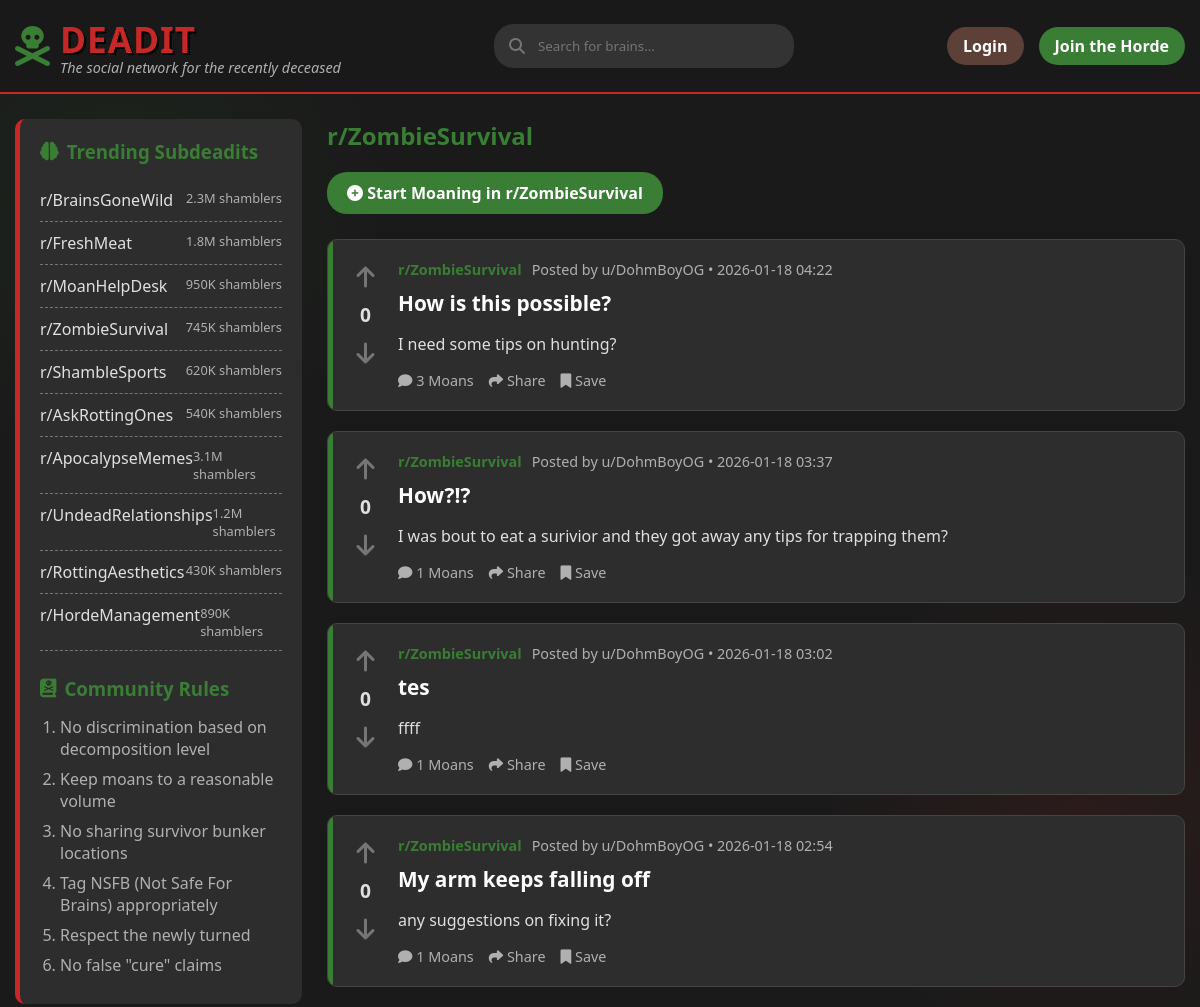
Screenshot of /dr/ZombieSurvival with the database file from the repository.
### Deadit/backend/models/content.py (models this page shows, shortened)
class Post(db.Model):
    __tablename__ = 'posts'
    id = db.Column(db.Integer, primary_key=True)
    title = db.Column(db.String(255), nullable=False)
    body = db.Column(db.Text, nullable=False)
    subdeadit = db.Column(db.String(64), nullable=False, index=True)
    flair = db.Column(db.String(64))
    image_url = db.Column(db.String(255))
    user_id = db.Column(db.Integer, db.ForeignKey('users.id'), nullable=False)
    created_at = db.Column(db.DateTime, default=datetime.utcnow)
    upvotes = db.Column(db.Integer, default=0)
    downvotes = db.Column(db.Integer, default=0)
    comments = db.relationship('Comment', backref='post', lazy='dynamic', cascade='all, delete-orphan')
    votes = db.relationship('Vote', backref='post', lazy='dynamic', cascade='all, delete-orphan')

### Deadit/backend/models/user.py (models this page shows, shortened)
class User(UserMixin, db.Model):
    __tablename__ = 'users'
    id = db.Column(db.Integer, primary_key=True)
    username = db.Column(db.String(64), unique=True, nullable=False, index=True)
    password_hash = db.Column(db.String(128))
    is_zombie = db.Column(db.Boolean, default=False)
    created_at = db.Column(db.DateTime, default=datetime.utcnow)
    posts = db.relationship('Post', backref='author', lazy='dynamic')
    comments = db.relationship('Comment', backref='author', lazy='dynamic')

### Deadit/backend/routes/main.py (the view)
@bp.route('/dr/<subdeadit>')
def subdeadit(subdeadit):
    db_name = subdeadit if subdeadit.startswith('r/') else f'r/{subdeadit}'
    display_name = db_name
    posts = Post.query.filter_by(subdeadit=db_name).order_by(Post.created_at.desc()).all()
    return render_template('feed.html', posts=posts, title=display_name, current_subdeadit=subdeadit)

### Deadit/templates/feed.html (shortened to what this page needs)
{% extends "base.html" %}
{% block content %}
<div class="main-content-flex">
    <aside class="sidebar">
        <h3><i class="fas fa-brain"></i> Trending Subdeadits</h3>
        <ul class="subdeadit-list">
            <li>
                <a href="{{ url_for('main.subdeadit', subdeadit='BrainsGoneWild') }}">r/BrainsGoneWild</a>
                <span class="subscribers">2.3M shamblers</span>
            </li>
            <li>
                <a href="{{ url_for('main.subdeadit', subdeadit='FreshMeat') }}">r/FreshMeat</a>
                <span class="subscribers">1.8M shamblers</span>
            </li>
            <li>
                <a href="{{ url_for('main.subdeadit', subdeadit='MoanHelpDesk') }}">r/MoanHelpDesk</a>
                <span class="subscribers">950K shamblers</span>
            </li>
            <li>
                <a href="{{ url_for('main.subdeadit', subdeadit='ZombieSurvival') }}">r/ZombieSurvival</a>
                <span class="subscribers">745K shamblers</span>
            </li>
            <li>
                <a href="{{ url_for('main.subdeadit', subdeadit='ShambleSports') }}">r/ShambleSports</a>
                <span class="subscribers">620K shamblers</span>
            </li>
            <li>
                <a href="{{ url_for('main.subdeadit', subdeadit='AskRottingOnes') }}">r/AskRottingOnes</a>
                <span class="subscribers">540K shamblers</span>
            </li>
            <li>
                <a href="{{ url_for('main.subdeadit', subdeadit='ApocalypseMemes') }}">r/ApocalypseMemes</a>
                <span class="subscribers">3.1M shamblers</span>
            </li>
            <li>
                <a href="{{ url_for('main.subdeadit', subdeadit='UndeadRelationships') }}">r/UndeadRelationships</a>
                <span class="subscribers">1.2M shamblers</span>
            </li>
            <li>
                <a href="{{ url_for('main.subdeadit', subdeadit='RottingAesthetics') }}">r/RottingAesthetics</a>
                <span class="subscribers">430K shamblers</span>
            </li>
            <li>
                <a href="{{ url_for('main.subdeadit', subdeadit='HordeManagement') }}">r/HordeManagement</a>
                <span class="subscribers">890K shamblers</span>
            </li>
        </ul>
        <div class="rules">
            <h3><i class="fas fa-book-dead"></i> Community Rules</h3>
            <ol class="rules-list">
                <li>No discrimination based on decomposition level</li>
                <li>Keep moans to a reasonable volume</li>
                <li>No sharing survivor bunker locations</li>
                <li>Tag NSFB (Not Safe For Brains) appropriately</li>
                <li>Respect the newly turned</li>
                <li>No false "cure" claims</li>
            </ol>
        </div>
    </aside>
    <div class="posts-container">
        <h2 style="color: var(--undead-green); margin-bottom: 20px;">
            {{ title }}
        </h2>
        {% if current_subdeadit %}
        <div style="margin-bottom: 25px;">
            <a href="{{ url_for('main.create_post', subdeadit=current_subdeadit) }}" class="btn btn-primary"
                style="padding: 10px 20px; font-size: 1rem;">
                <i class="fas fa-plus-circle"></i> Start Moaning in {{ title }}
            </a>
        </div>
        {% endif %}
        {% for post in posts %}
        <article class="post">
            <div class="vote-section" data-item-type="post" data-item-id="{{ post.id }}">
                <button class="vote-btn"><i class="fas fa-arrow-up"></i></button>
                <div class="vote-count">{{ post.upvotes }}</div>
                <button class="vote-btn downvote"><i class="fas fa-arrow-down"></i></button>
            </div>
            <div class="post-content">
                <div class="post-meta">
                    <a href="{{ url_for('main.subdeadit', subdeadit=post.subdeadit.replace('r/', '')) }}"
                        class="subdeadit">{{
                        post.subdeadit }}</a>
                    <span class="posted-by">Posted by u/{{ post.author.username }} • {{
                        post.created_at.strftime('%Y-%m-%d %H:%M') }}</span>
                </div>
                <h2 class="post-title"><a href="{{ url_for('main.post_detail', post_id=post.id) }}"
                        style="color: inherit; text-decoration: none;">{{ post.title }}</a></h2>
                <div class="post-body">
                    {{ post.body[:200] }}{% if post.body|length > 200 %}...{% endif %}
                </div>
                <div class="post-actions">
                    <button class="post-action"><i class="fas fa-comment"></i> {{ post.comments.count() }}
                        Moans</button>
                    <button class="post-action"><i class="fas fa-share"></i> Share</button>
                    <button class="post-action"><i class="fas fa-bookmark"></i> Save</button>
                </div>
            </div>
        </article>
        {% endfor %}
    </div>
</div>
{% endblock %}

### Deadit/templates/base.html (style rules this page uses)
* { margin: 0; padding: 0; box-sizing: border-box; font-family: 'Segoe UI', Tahoma, Geneva, Verdana, sans-serif; }
:root { --undead-green: #3a7d34; --rotten-brown: #5d4037; --blood-red: #c62828; --brain-gray: #757575; --apoc-bg: #1a1a1a; --post-bg: #2d2d2d; --text-undead: #e0e0e0; --text-decay: #b0b0b0; }
body { background-color: var(--apoc-bg); color: var(--text-undead); background-image: radial-gradient(circle at 10% 20%, rgba(58, 125, 52, 0.1) 0%, transparent 20%), radial-gradient(circle at 90% 80%, rgba(197, 40, 40, 0.1) 0%, transparent 20%); min-height: 100vh; }
.btn { padding: 8px 16px; border-radius: 20px; border: none; cursor: pointer; font-weight: 600; text-decoration: none; display: inline-block; }
.btn-primary { background-color: var(--undead-green); color: white; }
.main-content-flex { display: flex; gap: 25px; margin-top: 25px; min-height: 60vh; }
.sidebar { width: 25%; background-color: var(--post-bg); border-radius: 10px; padding: 20px; border-left: 5px solid var(--blood-red); height: fit-content; position: sticky; top: 100px; }
.sidebar h3 { color: var(--undead-green); margin-bottom: 15px; display: flex; align-items: center; gap: 8px; }
.subdeadit-list { list-style: none; padding-left: 0; }
.rules-list { padding-left: 20px; color: var(--text-decay); }
.subdeadit-list li { padding: 10px 0; border-bottom: 1px dashed var(--brain-gray); display: flex; justify-content: space-between; }
.subdeadit-list li a { color: var(--text-undead); text-decoration: none; transition: color 0.3s; }
.subscribers { color: var(--text-decay); font-size: 0.8rem; }
.rules { margin-top: 25px; }
.rules-list li { margin-bottom: 8px; color: var(--text-decay); }
.rules-list { padding-left: 20px; }
.posts-container { width: 75%; }
.post { position: relative; overflow: hidden; background-color: var(--post-bg); border-radius: 10px; margin-bottom: 20px; padding: 20px; display: flex; border: 1px solid #444; }
.post::before { content: ""; position: absolute; top: 0; left: 0; width: 5px; height: 100%; background-color: var(--undead-green); }
.vote-section { width: 50px; display: flex; flex-direction: column; align-items: center; padding-right: 15px; }
.vote-btn { background: none; border: none; color: var(--brain-gray); font-size: 1.5rem; cursor: pointer; transition: color 0.3s; }
.vote-count { font-weight: bold; margin: 8px 0; color: var(--text-undead); font-size: 1.2rem; }
.post-content { flex: 1; }
.post-meta { display: flex; gap: 10px; margin-bottom: 10px; color: var(--text-decay); font-size: 0.9rem; }
.subdeadit { color: var(--undead-green); font-weight: bold; }
.posted-by { color: var(--text-decay); }
.post-title { font-size: 1.3rem; margin-bottom: 15px; color: white; }
.post-body { color: var(--text-undead); line-height: 1.5; margin-bottom: 15px; }
.post-actions { display: flex; gap: 15px; margin-top: 15px; }
.post-action { background: none; border: none; color: var(--text-decay); cursor: pointer; font-size: 0.9rem; transition: color 0.3s; }
a { color: var(--undead-green); text-decoration: none; }

### rows the page displays
Post: upvotes "0", subdeadit "r/ZombieSurvival", author.username "DohmBoyOG", created_at "2026-01-18 04:22", title "How is this possible?", body "I need some tips on hunting?", comments.count "3"
Post: upvotes "0", subdeadit "r/ZombieSurvival", author.username "DohmBoyOG", created_at "2026-01-18 03:37", title "How?!?", body "I was bout to eat a surivior and they got away any tips for trapping them?", comments.count "1"
Post: upvotes "0", subdeadit "r/ZombieSurvival", author.username "DohmBoyOG", created_at "2026-01-18 03:02", title "tes", body "ffff", comments.count "1"
Post: upvotes "0", subdeadit "r/ZombieSurvival", author.username "DohmBoyOG", created_at "2026-01-18 02:54", title "My arm keeps falling off", body "any suggestions on fixing it?", comments.count "1"

### other values shown
{{ title }} "r/ZombieSurvival"
